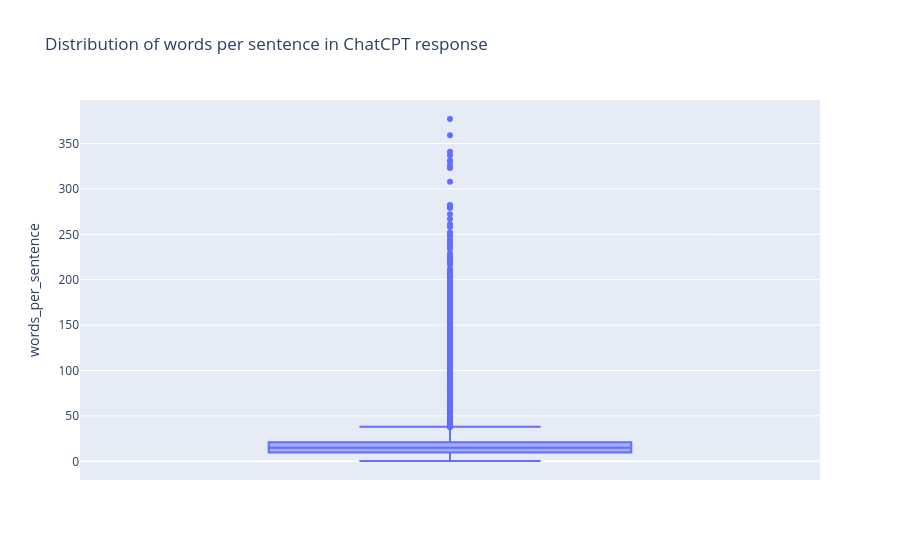

Notebook source saved alongside this figure:
### Code cell
# Visualizes the distribution of words per sentence via Plotly box plot
px.box(chatgpt_df, y='words_per_sentence', title='Distribution of words per sentence in ChatCPT response')

### Figure 1 — Plotly figure (JSON) as saved in the notebook; plotly's stock layout.template omitted (floating-point values rounded to 4 significant figures; data arrays with more than 128 entries replaced by an {"elided": "..."} marker saying what was removed)
{"data": [{"alignmentgroup": "True", "hovertemplate": "words_per_sentence=%{y}<extra></extra>", "legendgroup": "", "marker": {"color": "#636efa"}, "name": "", "notched": false, "offsetgroup": "", "orientation": "v", "showlegend": false, "type": "box", "x0": " ", "xaxis": "x", "y": {"elided": "52002 float values"}, "y0": " ", "yaxis": "y"}], "layout": {"boxmode": "group", "legend": {"tracegroupgap": 0}, "title": {"text": "Distribution of words per sentence in ChatCPT response"}, "xaxis": {"anchor": "y", "domain": [0, 1]}, "yaxis": {"anchor": "x", "domain": [0, 1], "title": {"text": "words_per_sentence"}}}}
